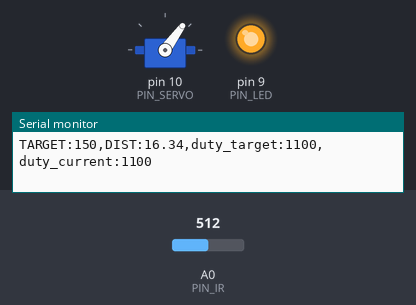
A sketch run on a simulated Arduino Uno, built with avr-gcc and run on an emulated ATmega328P. Shown: servo, output pins drawn as LEDs (lit = HIGH), the last lines printed to the serial monitor. The inputs (shaded band) are chosen by the test bench; at power-on: A0 (PIN_IR) = 512.

Above: at 1.2 s.
1.3 s: A0 (PIN_IR) set to 310
3.5 s: A0 (PIN_IR) set to 284
At 5.0 s:
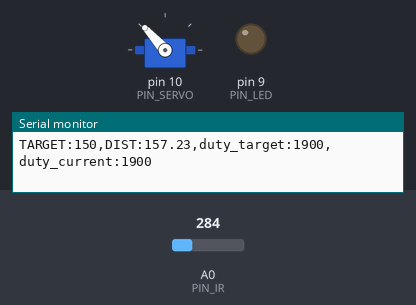
5.3 s: A0 (PIN_IR) set to 306
At 5.45 s:
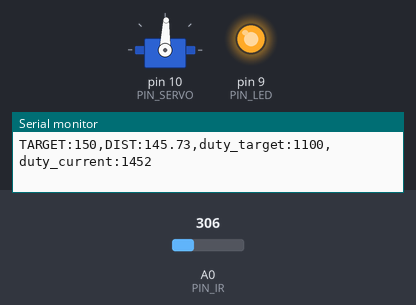
7.0 s: A0 (PIN_IR) set to 240
At 8.2 s:
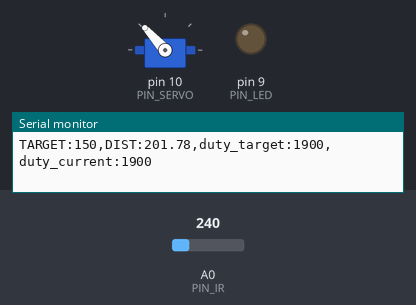
8.6 s: A0 (PIN_IR) set to 370
At 9.2 s:
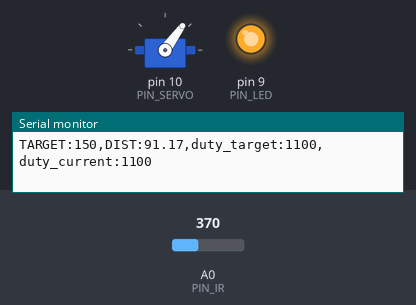
Timing chart, 0 to 11.3 s (numbered marks = the images above; inputs shaded):
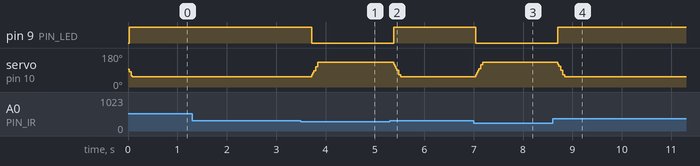

Measured:
- the behaviour switches between 292 and 291 on A0 (PIN_IR) (found by bisection; images 0 and 1)
- after the input at 3.5 s, pin 9 (PIN_LED): HIGH → LOW after 0.22 s; servo on pin 10 (PIN_SERVO): 54° → 132° after 0.22 s
- after the input at 5.3 s, pin 9 (PIN_LED): LOW → HIGH after 0.08 s; servo on pin 10 (PIN_SERVO): 132° → 54° after 0.08 s
- after the input at 7.0 s, pin 9 (PIN_LED): HIGH → LOW at once; servo on pin 10 (PIN_SERVO): 54° → 132° at once
- after the input at 8.6 s, pin 9 (PIN_LED): LOW → HIGH after 0.10 s; servo on pin 10 (PIN_SERVO): 132° → 54° after 0.10 s

The sketch:

22_bbc_20243156.ino
```cpp
#include <Servo.h>

#define PIN_LED   9
#define PIN_SERVO 10
#define PIN_IR    A0

#define _INTERVAL_DIST    20
#define _INTERVAL_SERVO   20
#define _INTERVAL_SERIAL  20

#define _EMA_ALPHA 0.1

#define _DUTY_MAX 2200
#define _DUTY_NEU (2200+800)/2
#define _DUTY_MIN 800

#define _SERVO_ANGLE_DIFF  25
#define _SERVO_SPEED       100

#define _BANGBANG_RANGE    400

#define _DIST_TARGET    150

Servo myservo;

float dist_ema;

int duty_change_per_interval;
int duty_target;
int duty_current;
int duty_adj;

unsigned long last_sampling_time_dist;
unsigned long last_sampling_time_servo;
unsigned long last_sampling_time_serial;

bool event_dist, event_servo, event_serial;

void setup()
{
  pinMode(PIN_LED,OUTPUT);
  myservo.attach(PIN_SERVO);

  duty_target = duty_current = _DUTY_NEU;
  myservo.writeMicroseconds(duty_current);

  Serial.begin(1000000);

  duty_change_per_interval =
    (float)(_DUTY_MAX - _DUTY_MIN) * ((float)_SERVO_SPEED / _SERVO_ANGLE_DIFF) * (_INTERVAL_SERVO / 1000.0);
}

void loop()
{
  unsigned long time_curr = millis();

  if (time_curr >= (last_sampling_time_dist + _INTERVAL_DIST)) {
        last_sampling_time_dist += _INTERVAL_DIST;
        event_dist = true;
  }
  if (time_curr >= (last_sampling_time_servo + _INTERVAL_SERVO)) {
        last_sampling_time_servo += _INTERVAL_SERVO;
        event_servo = true;
  }
  if (time_curr >= (last_sampling_time_serial + _INTERVAL_SERIAL)) {
        last_sampling_time_serial += _INTERVAL_SERIAL;
        event_serial = true;
  }

  if (event_dist) {
    float dist_filtered;
    event_dist = false;

    dist_filtered = volt_to_distance(ir_sensor_filtered(10, 0.5, 0));
    dist_ema = _EMA_ALPHA * dist_filtered + (1.0 - _EMA_ALPHA) * dist_ema;

    if (dist_ema > _DIST_TARGET) {
      duty_target = _DUTY_NEU + _BANGBANG_RANGE;
      digitalWrite(PIN_LED, 0);
    } else if (dist_ema < _DIST_TARGET) {
      duty_target = _DUTY_NEU - _BANGBANG_RANGE;
      digitalWrite(PIN_LED, 1);
    }
  }

  if (event_servo) {
    event_servo = false;

    if (duty_target > duty_current) {
      duty_current += duty_change_per_interval;
      if (duty_current > duty_target)
          duty_current = duty_target;
    } else if (duty_target < duty_current) {
      duty_current -= duty_change_per_interval;
      if (duty_current < duty_target)
        duty_current = duty_target;
    }

    if (duty_current < _DUTY_MIN)
      duty_current = _DUTY_MIN;
    else if (duty_current > _DUTY_MAX)
      duty_current = _DUTY_MAX;

    myservo.writeMicroseconds(duty_current);
  }

  if (event_serial) {
    event_serial = false;

    Serial.print("TARGET:"); Serial.print(_DIST_TARGET);
    Serial.print(",DIST:"); Serial.print(dist_ema);
    Serial.print(",duty_target:"); Serial.print(duty_target);
    Serial.print(",duty_current:"); Serial.println(duty_current);
  }
}

float volt_to_distance(int a_value)
{
  return (545 - 1.78*a_value + 1.46*pow(10,-3)*pow(a_value,2));
}

int compare(const void *a, const void *b) {
  return (*(unsigned int *)a - *(unsigned int *)b);
}

unsigned int ir_sensor_filtered(unsigned int n, float position, int verbose)
{
  unsigned int *ir_val, ret_val;
  unsigned int start_time;

  if (verbose >= 2)
    start_time = millis();

  if ((n == 0) || (n > 100) || (position < 0.0) || (position > 1))
    return 0;

  if (position == 1.0)
    position = 0.999;

  if (verbose == 1) {
    Serial.print("n: "); Serial.print(n);
    Serial.print(", position: "); Serial.print(position);
    Serial.print(", ret_idx: ");  Serial.println((unsigned int)(n * position));
  }

  ir_val = (unsigned int *)malloc(sizeof(unsigned int) * n);
  if (ir_val == NULL)
    return 0;

  if (verbose == 1)
    Serial.print("IR:");

  for (int i = 0; i < n; i++) {
    ir_val[i] = analogRead(PIN_IR);
    if (verbose == 1) {
        Serial.print(" ");
        Serial.print(ir_val[i]);
    }
  }

  if (verbose == 1)
    Serial.print  ("  => ");

  qsort(ir_val, n, sizeof(unsigned int), compare);
  ret_val = ir_val[(unsigned int)(n * position)];

  if (verbose == 1) {
    for (int i = 0; i < n; i++) {
        Serial.print(" ");
        Serial.print(ir_val[i]);
    }
    Serial.print(" :: ");
    Serial.println(ret_val);
  }
  free(ir_val);

  if (verbose >= 2) {
    Serial.print("Elapsed time: "); Serial.print(millis() - start_time); Serial.println("ms");
  }

  return ret_val;
}
```

04_example_1.cpp
```cpp
#include <Arduino.h>

void setup() {
    pinMode(LED_BUILTIN, OUTPUT);
}

void loop() {
    digitalWrite(LED_BUILTIN, HIGH);
}
```

04_example_2.cpp
```cpp
#include <Arduino.h>

void setup() {
    Serial.begin(115200);
}

void loop() {
    Serial.println("Hello World");
    delay(1000);
}
```

04_example_3.cpp
```cpp
#include <Arduino.h>

uint32_t count;

void setup() {
    Serial.begin(115200);
    Serial.println("Hello World");

    pinMode(LED_BUILTIN, OUTPUT);
    digitalWrite(LED_BUILTIN, LOW);
}

void loop() {
    Serial.println(++count);

    digitalWrite(LED_BUILTIN, count % 2);

    delay(1000);
}
```

05_practice_2.cpp
```cpp
#include <Arduino.h>

#define LED_PIN 7

void setup() {
    pinMode(LED_PIN, OUTPUT);
}

void loop() {
    digitalWrite(LED_PIN, HIGH);
    delay(1000);

    for (int i = 0; i < 5; i++) {
        digitalWrite(LED_PIN, LOW);
        delay(100);
        digitalWrite(LED_PIN, HIGH);
        delay(100);
    }

    digitalWrite(LED_PIN, LOW);

    while (true) {}
}
```

11p07.cpp
```cpp
#include <Arduino.h>
#include <Servo.h>

Servo myServo;

#define PIN_LED  9
#define PIN_SERVO 10
#define PIN_TRIG 12
#define PIN_ECHO 13

#define SND_VEL 346.0
#define INTERVAL 50
#define PULSE_DURATION 10
#define _DIST_MIN 180.0
#define _DIST_MAX 360.0

#define TIMEOUT ((INTERVAL / 2) * 1000.0)
#define SCALE (0.001 * 0.5 * SND_VEL)

float alpha = 0.1;
float dist_ema = 0.0;

unsigned long last_sampling_time;

float USS_measure(int, int);

void setup() {
    pinMode(PIN_LED, OUTPUT);
    pinMode(PIN_TRIG, OUTPUT);
    pinMode(PIN_ECHO, INPUT);

    myServo.attach(PIN_SERVO);

    digitalWrite(PIN_TRIG, LOW);

    Serial.begin(115200);
}

void loop() {
    if (millis() < (last_sampling_time + INTERVAL)) return;

    float dist_raw = USS_measure(PIN_TRIG, PIN_ECHO);

    // EMA 적용
    dist_ema = (alpha * dist_raw) + ((1 - alpha) * dist_ema);

    // 서보와 LED 제어
    if ((dist_ema == 0.0) || (dist_ema > _DIST_MAX)) {
        dist_ema = _DIST_MAX + 10.0;
        digitalWrite(PIN_LED, LOW);
        myServo.write(180);
    } else if (dist_ema < _DIST_MIN) {
        dist_ema = _DIST_MIN - 10.0;
        digitalWrite(PIN_LED, LOW);
        myServo.write(0);
    } else {
        myServo.write(dist_ema - 180);
        digitalWrite(PIN_LED, HIGH);
    }

    Serial.print("Min:");        Serial.print(_DIST_MIN);
    Serial.print(",dist:");      Serial.print(dist_raw);
    Serial.print(",ema:");       Serial.print(dist_ema);
    Serial.print(",Servo:");     Serial.print(myServo.read());
    Serial.print(",Max:");       Serial.print(_DIST_MAX);
    Serial.println("");

    last_sampling_time += INTERVAL;
}

float USS_measure(int TRIG, int ECHO) {
    digitalWrite(TRIG, HIGH);
    delayMicroseconds(PULSE_DURATION);
    digitalWrite(TRIG, LOW);

    return pulseIn(ECHO, HIGH, TIMEOUT) * SCALE;
}
```

17p08.cpp
```cpp
#include <Arduino.h>
#include <Servo.h>

#define PIN_IR    0
#define PIN_LED   9
#define PIN_SERVO 10

#define _DUTY_MIN 500
#define _DUTY_NEU 1750
#define _DUTY_MAX 3000

#define _DIST_MIN  100
#define _DIST_MAX  250

#define EMA_ALPHA 0.1
#define LOOP_INTERVAL 20

Servo myservo;
uint32_t last_loop_time;

float dist_prev = _DIST_MIN;
float ema_distance = _DIST_MIN;

void setup() {
    pinMode(PIN_LED, OUTPUT);

    myservo.attach(PIN_SERVO);
    myservo.writeMicroseconds(_DUTY_NEU);

    Serial.begin(1000000);
}

void loop() {
    uint32_t time_curr = millis();
    float ir_value, raw_distance;
    int duty;

    if (time_curr < (last_loop_time + LOOP_INTERVAL)) return;
    last_loop_time += LOOP_INTERVAL;

    ir_value = analogRead(PIN_IR);
    raw_distance = ((6762.0 / (ir_value - 9.0)) - 4.0) * 10.0;

    if (raw_distance < _DIST_MIN || raw_distance > _DIST_MAX) {
        digitalWrite(PIN_LED, HIGH);
    } else {
        digitalWrite(PIN_LED, LOW);
    }

    ema_distance = EMA_ALPHA * raw_distance + (1 - EMA_ALPHA) * ema_distance;

    duty = _DUTY_MIN + (ema_distance - _DIST_MIN) * (_DUTY_MAX - _DUTY_MIN) / (_DIST_MAX - _DIST_MIN);
    myservo.writeMicroseconds(duty);

    Serial.print("_DUTY_MIN:");  Serial.print(_DUTY_MIN);
    Serial.print(",_DIST_MIN:"); Serial.print(_DIST_MIN);
    Serial.print(",IR:");        Serial.print(ir_value);
    Serial.print(",raw_distance:");  Serial.print(raw_distance);
    Serial.print(",ema:");       Serial.print(ema_distance);
    Serial.print(",servo:");     Serial.print(duty);
    Serial.print(",_DIST_MAX:"); Serial.print(_DIST_MAX);
    Serial.print(",_DUTY_MAX:"); Serial.println(_DUTY_MAX);
    Serial.println("");
}
```
